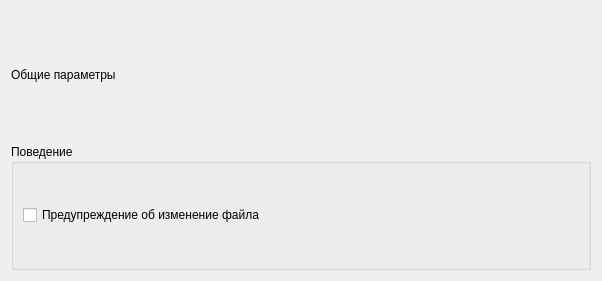
<?xml version="1.0" encoding="UTF-8"?>
<ui version="4.0">
 <class>SettingCommon</class>
 <widget class="QWidget" name="SettingCommon">
  <property name="geometry">
   <rect>
    <x>0</x>
    <y>0</y>
    <width>602</width>
    <height>281</height>
   </rect>
  </property>
  <property name="windowTitle">
   <string>Form</string>
  </property>
  <layout class="QVBoxLayout" name="verticalLayout">
   <item>
    <widget class="QLabel" name="label">
     <property name="text">
      <string>Общие параметры</string>
     </property>
    </widget>
   </item>
   <item>
    <widget class="QGroupBox" name="groupBox">
     <property name="title">
      <string>Поведение</string>
     </property>
     <layout class="QHBoxLayout" name="horizontalLayout">
      <item>
       <widget class="QCheckBox" name="chkChangeFile">
        <property name="text">
         <string>Предупреждение об изменение файла</string>
        </property>
       </widget>
      </item>
     </layout>
    </widget>
   </item>
  </layout>
 </widget>
 <resources/>
 <connections/>
</ui>
